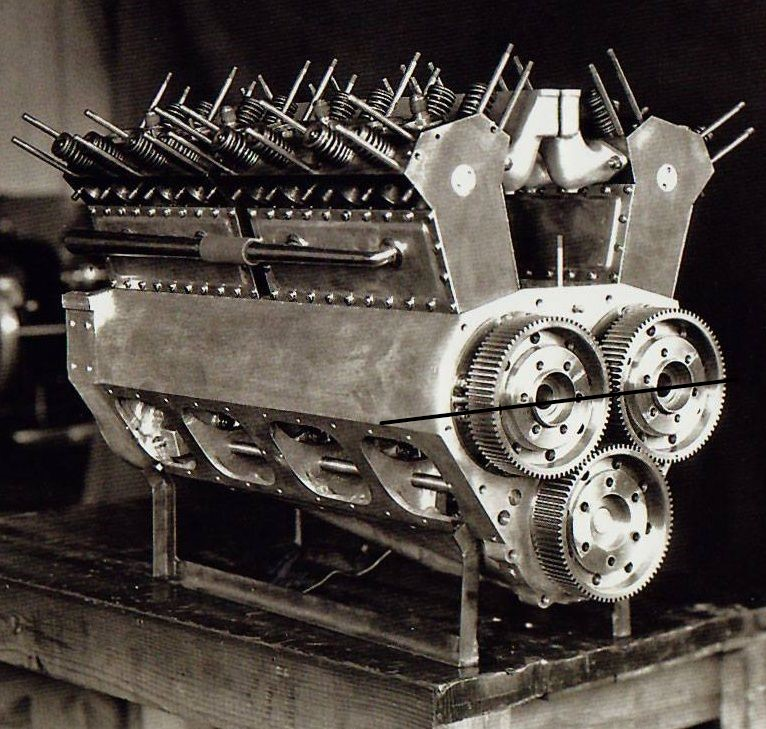
#> input picture captura.jpg, 766 x 729 px, found by its file name
$ python tp4-punto3.py
#> lines starting #> are read from the running program, lines starting #| are printed output that depends on the picture
import cv2
import numpy as np
import matplotlib.pyplot as plt

def detectar_circulos_cuadrante_inferior_derecho(ruta_imagen, max_circulos=None):
#> called with ruta_imagen = 'C:\\Users\\acoli\\Pictures\\Captura.jpg', max_circulos = 10
    try:
        imagen = cv2.imread(ruta_imagen)
#> imagen is the input picture: shape (729, 766, 3); mean B, G, R 67.4, 72.3, 79.3
        if imagen is None:
            raise FileNotFoundError(f"No se pudo cargar la imagen desde {ruta_imagen}")
    except Exception as e:
        print(f"Error al cargar la imagen: {e}")
        return

    altura, ancho = imagen.shape[:2]
#> altura = 729; ancho = 766
    mitad_y, mitad_x = altura // 2, ancho // 2
#> mitad_y = 364; mitad_x = 383

    gris = cv2.cvtColor(imagen, cv2.COLOR_BGR2GRAY)
    gris = gris[mitad_y:altura, mitad_x:ancho]
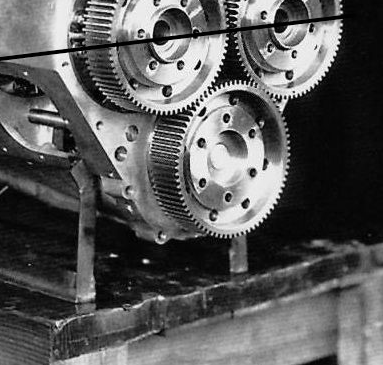
#> gris: shape (365, 383); min 0, max 255, mean 89.1
    gris = cv2.equalizeHist(gris)
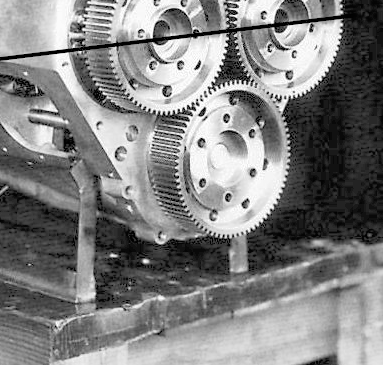
#> gris: shape (365, 383); min 0, max 255, mean 128.2
    gris = cv2.medianBlur(gris, 5)
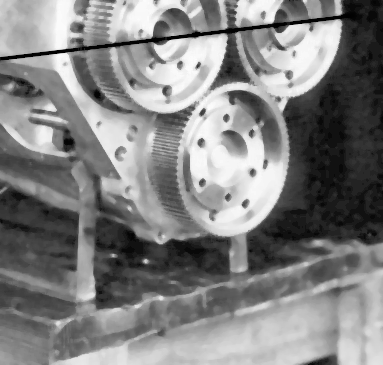
#> gris: shape (365, 383); min 1, max 253, mean 129.2
    bordes = cv2.Canny(gris, 50, 150)
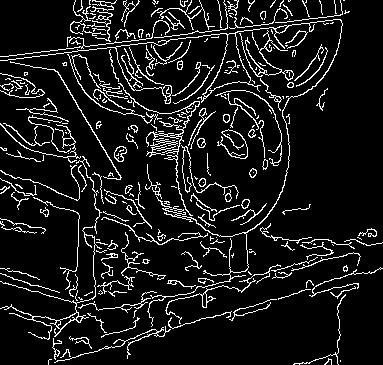
#> bordes: shape (365, 383); 9.8% white in thin lines or dots

#> (the run stopped early here; a loop or call above may not have finished)
